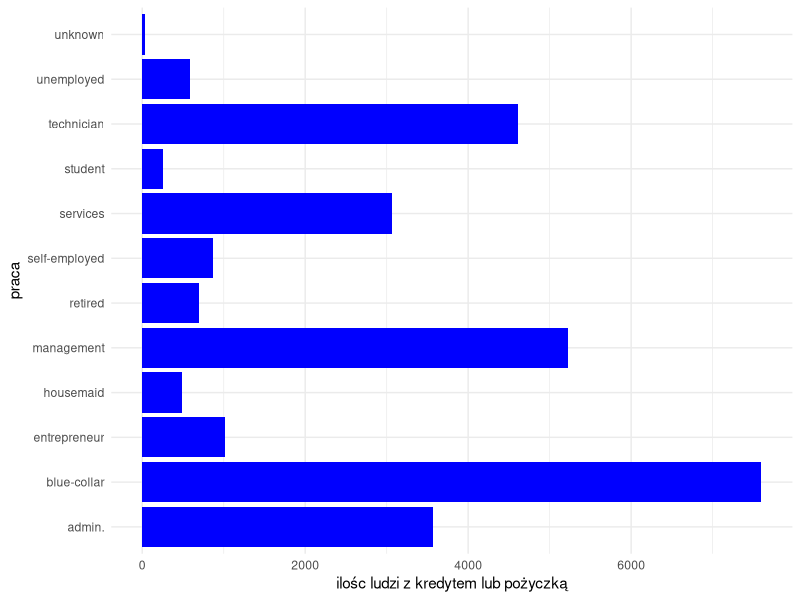
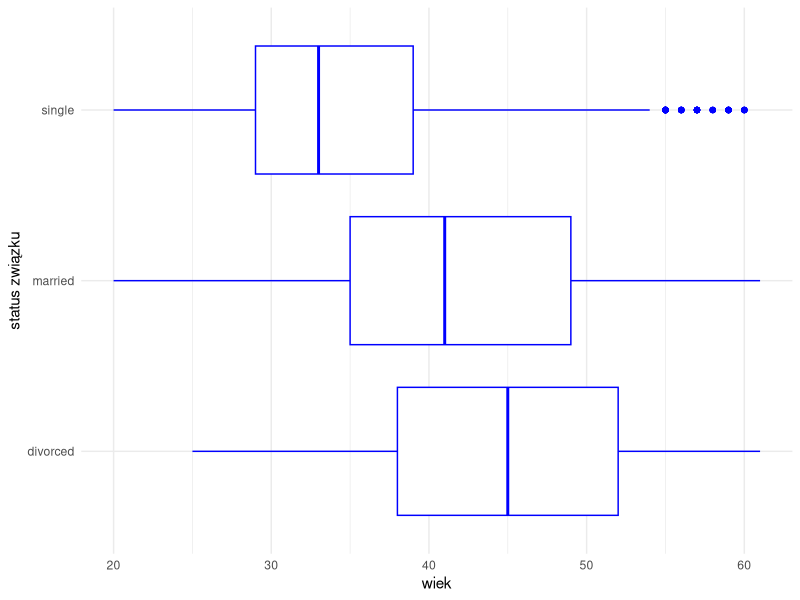
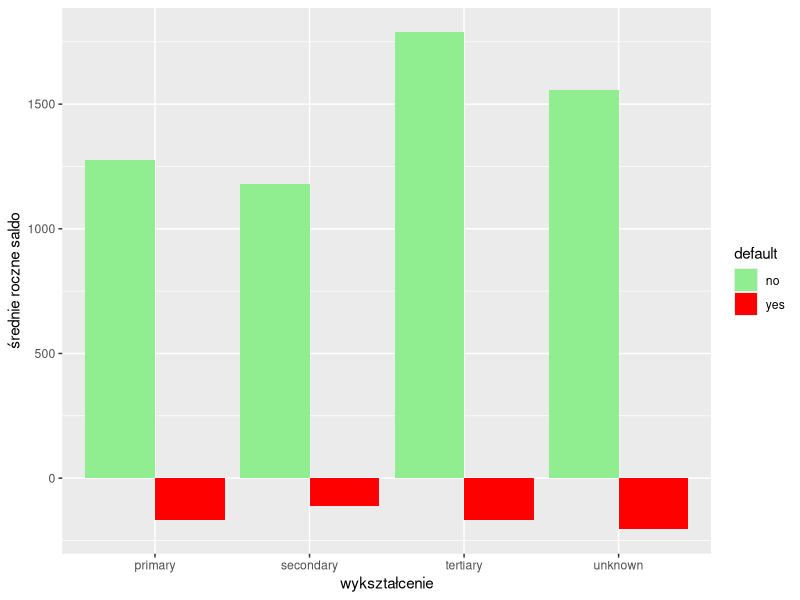
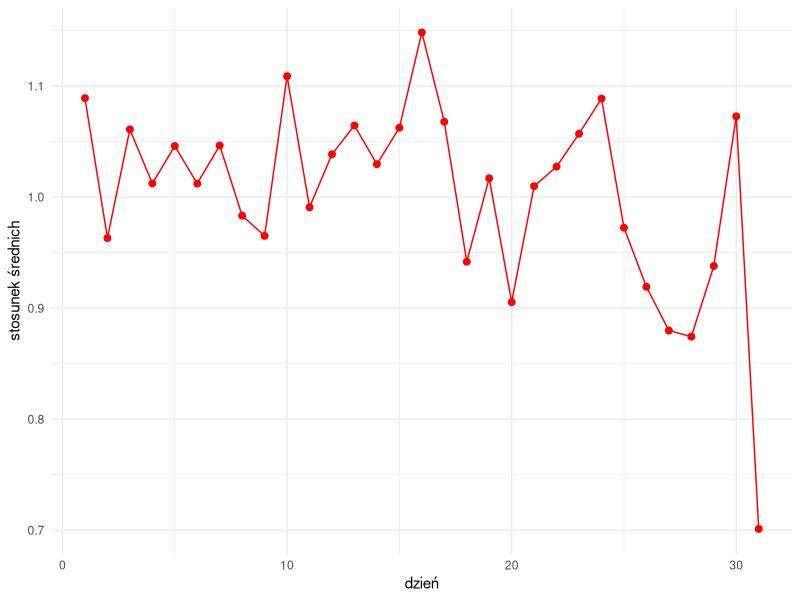
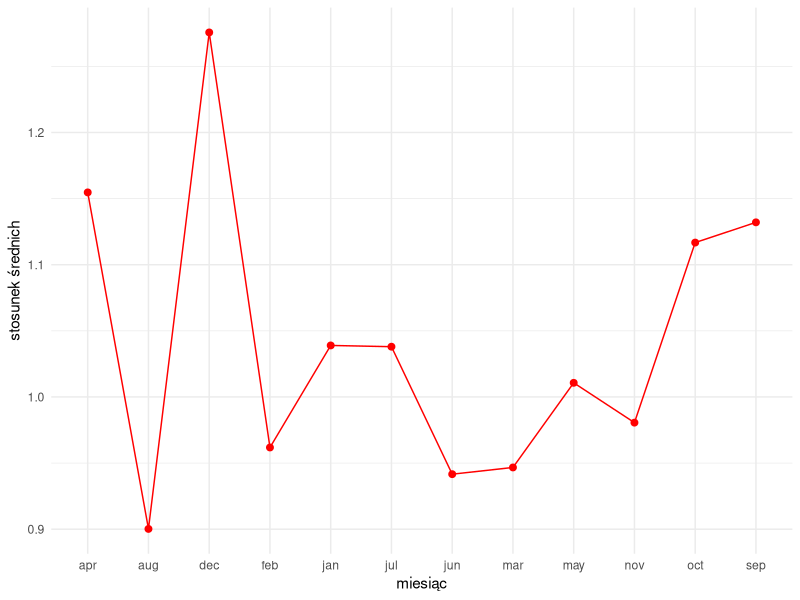
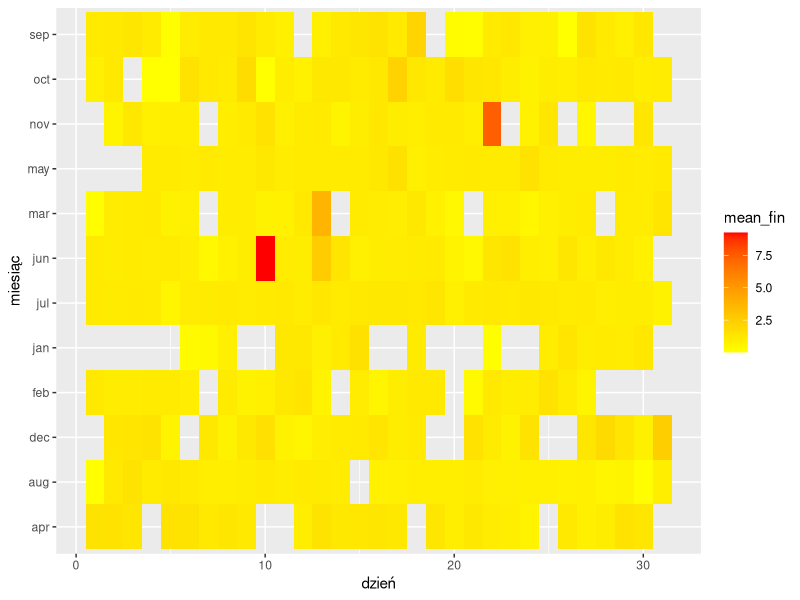
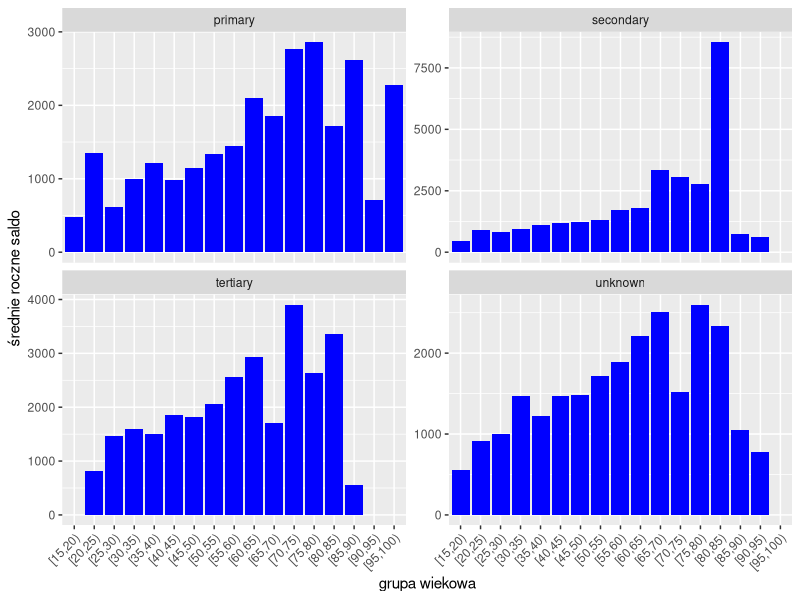
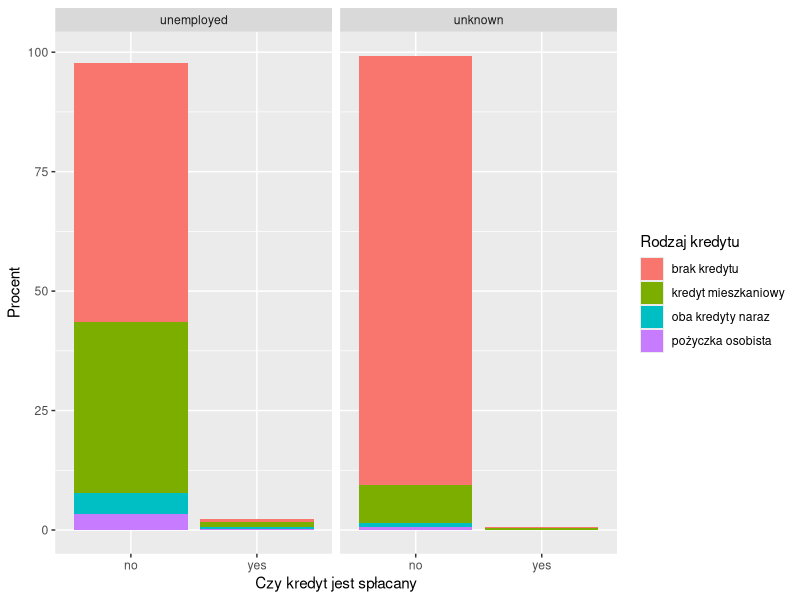

Write R code to recreate these figures, in order.
## ---- chunk 1
knitr::opts_chunk$set(echo = TRUE)
library(dplyr)
library(ggplot2)
library(tidyr)

### Wczytanie danych
df <- read.csv("dane.csv")

## ---- chunk 2

df %>% 
  filter(housing == "yes" | loan == "yes") %>% 
  ggplot(aes(y = job))+
  geom_bar(fill = "blue")+
  theme_minimal()+
  labs(y = "praca", x = "ilośc ludzi z kredytem lub pożyczką")

## ---- chunk 3

df %>% 
  filter(contact == "unknown") %>% 
  ggplot(aes(y = marital,x = age)) +
  geom_boxplot(color = "blue")+
  theme_minimal()+
  labs(y = "status związku", x = "wiek")

## ---- chunk 4

df %>% 
  group_by(education, default) %>% 
  summarise(mean_bal = mean(balance)) %>% 
  ggplot(aes(x = education, y = mean_bal, fill = default)) +
  geom_col(position = "dodge") +
  scale_fill_manual(values = c("lightgreen","red"))+
  labs(x = "wykształcenie", y = "średnie roczne saldo")

## ---- chunk 5

avg <- mean(df$duration)

df %>%
  group_by(day) %>% 
  summarise(mean_time_per_day = mean(duration)) %>% 
  mutate(mean = mean_time_per_day / avg) %>% 
  ggplot(aes(x = day, y = mean)) +
  geom_point(color = "red", size = 2) +
  geom_path(aes(y = mean), color = "red",group = 1) + 
  theme_minimal()+
  labs(x = "dzień", y = "stosunek średnich")
  
## ---- chunk 6

avg <- mean(df$duration)

df %>%
  group_by(month) %>% 
  summarise(mean_time_per_month = mean(duration)) %>% 
  mutate(mean = mean_time_per_month / avg) %>% 
  ggplot(aes(x = month, y = mean)) +
  geom_point(color = "red", size = 2) +
  geom_path(aes(y = mean), color = "red",group = 1) + 
  theme_minimal()+
  labs(x = "miesiąc", y = "stosunek średnich")

## ---- chunk 7

avg <- mean(df$duration)

df %>%
  group_by(month, day) %>%
  summarise(mean1 = mean(duration)) %>%
  mutate(mean_fin = mean1 /avg) %>% 
  ggplot(aes(x = day,y = month, fill = mean_fin)) +
  geom_tile() +
  scale_fill_gradient(low = "yellow", high = "red")+
  labs(x = "dzień", y = "miesiąc")

## ---- chunk 8

df %>%
  mutate(grupa_wiekowa = cut(age, breaks = seq(10, 100, by = 5), right = FALSE, 
                             labels = paste0("[",seq(10,95,by=5),",",seq(15, 100, by=5),")"))) %>% 
  group_by(grupa_wiekowa, education) %>% 
  summarise(mean_balance = mean(balance)) %>% 
  ggplot(aes(x = grupa_wiekowa, y = mean_balance)) +
  geom_col(fill = "blue") +
  facet_wrap(~education, scales = "free_y") + 
  theme(axis.text.x = element_text(angle = 45, hjust = 1))+
  labs(x = "grupa wiekowa", y = "średnie roczne saldo")
  
## ---- chunk 9

total_unknown <- df %>% 
  filter(job == "unknown") %>% 
  nrow()
total_unemployed <- df %>% 
  filter(job == "unemployed") %>% 
  nrow()

df %>% 
  filter(job %in% c("unknown","unemployed")) %>% 
  select(job, default, housing, loan) %>% 
  group_by(job, default, housing, loan) %>% 
  summarise(count = n()) %>% 
  mutate(credit = case_when(housing == "no" & loan == "no" ~ "brak kredytu",
                            housing == "yes" & loan == "no" ~ "kredyt mieszkaniowy",
                            housing == "no" & loan == "yes" ~ "pożyczka osobista",
                            housing == "yes" & loan == "yes" ~ "oba kredyty naraz")) %>% 
  mutate(percentage = case_when(job == "unknown" ~ (count/total_unknown)*100,
                                job == "unemployed" ~ (count/total_unemployed)*100)) %>% 
  ggplot(aes(x = default, y = percentage, fill = credit)) +
  geom_col()+
  facet_wrap(~job, scales = "free_x")+
  labs(x = "Czy kredyt jest spłacany", y = "Procent", fill = "Rodzaj kredytu")
